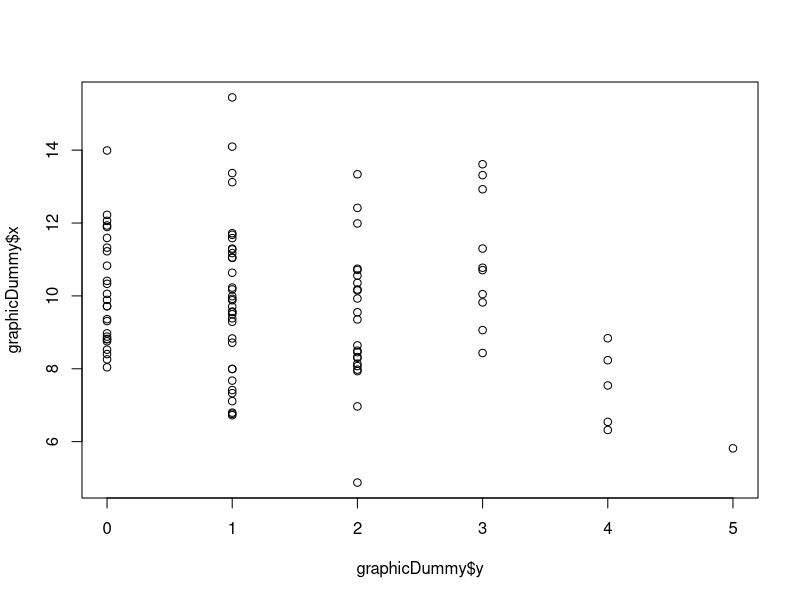
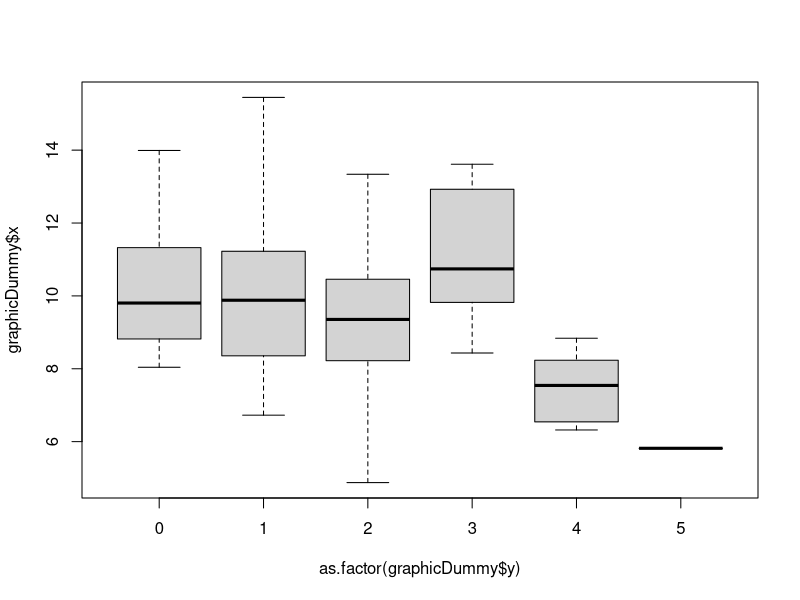
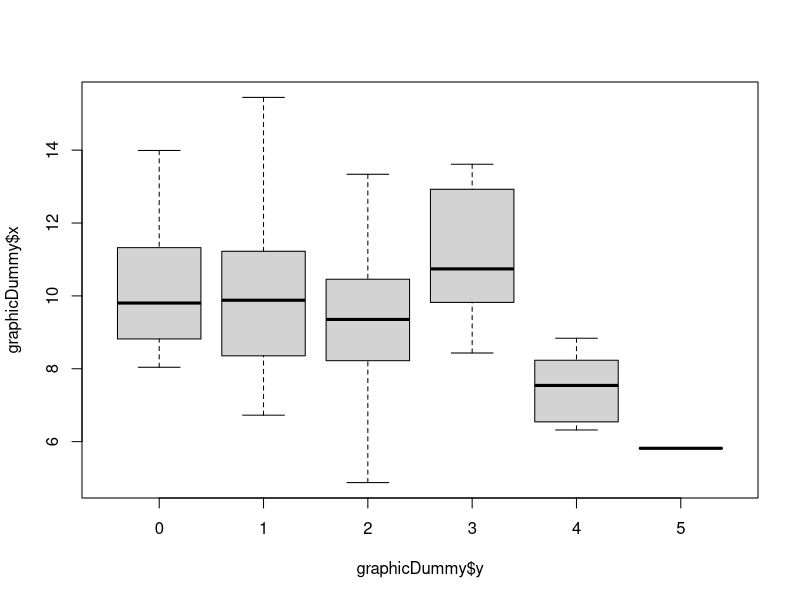
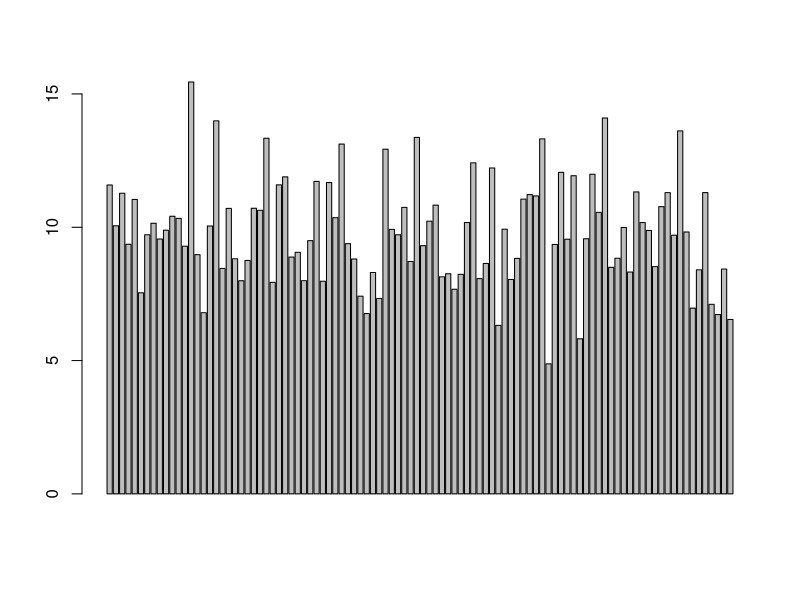
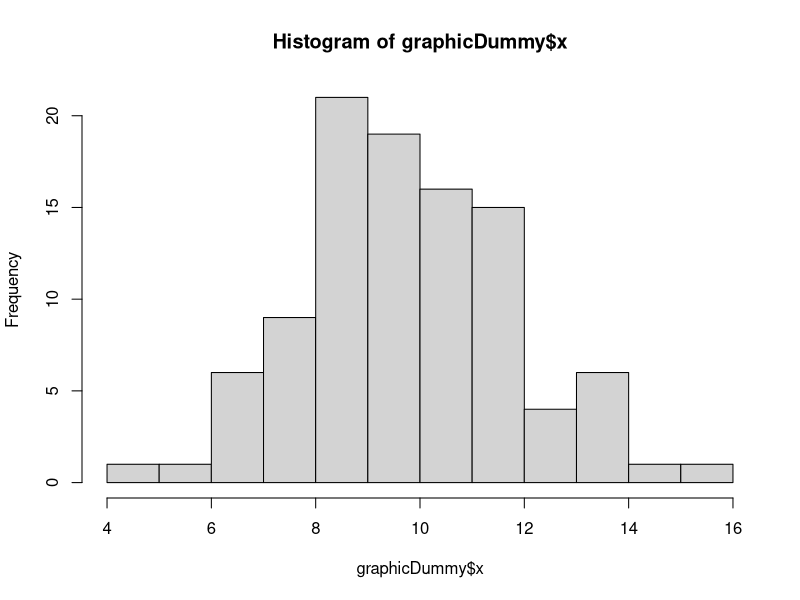
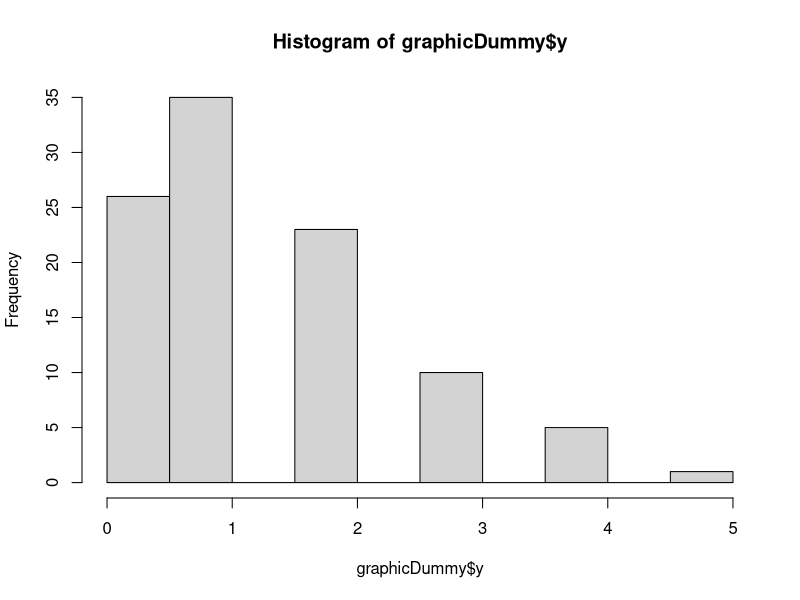
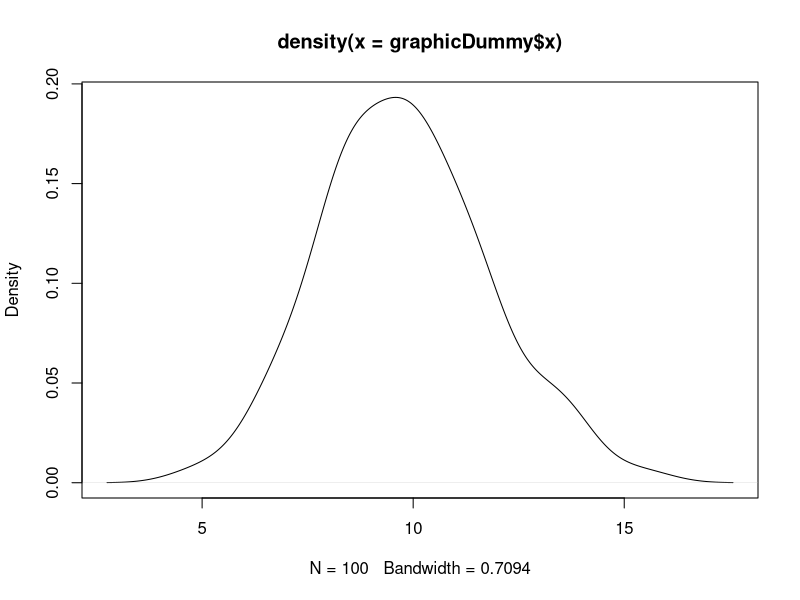
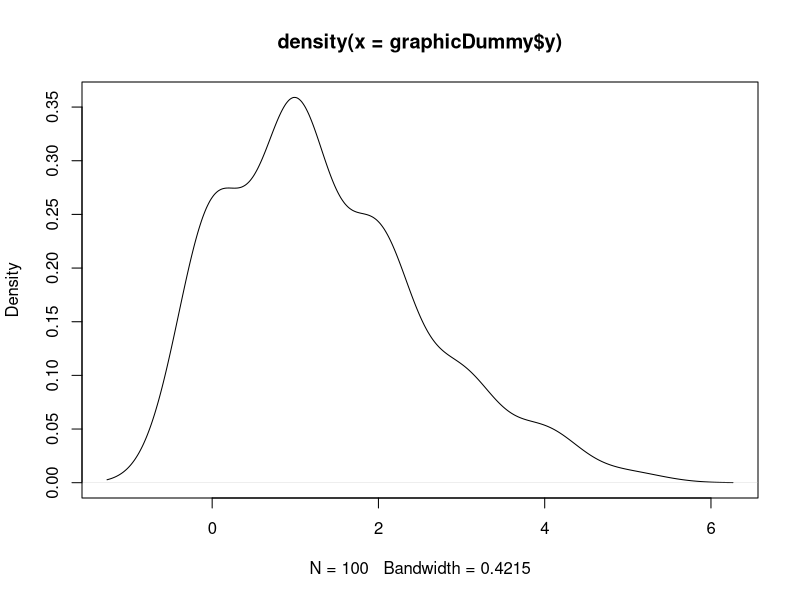

Here is the R script that generated these plots, in order:
## ---- chunk 1
library('ggplot2')
## ---- chunk 2
graphicDummy <- data.frame(x = rnorm(100, 10, 2), y = rpois(100, 1.2))
plot(graphicDummy$x~graphicDummy$y)
plot(graphicDummy$x~as.factor(graphicDummy$y))
boxplot(graphicDummy$x~graphicDummy$y)
barplot(graphicDummy$x)
hist(graphicDummy$x)
hist(graphicDummy$y)
plot(density(graphicDummy$x))
plot(density(graphicDummy$y))
## ---- chunk 3
plotTable <- data.frame(time = 1:10,
                        depVal = c((1:10)*2)+2,
                        typeDep = rep(c('first', 'second'), times = 5))
basePlot <- ggplot(plotTable, aes(x = time, y = depVal)) +
  geom_point(aes(colour = typeDep, alpha = 0.8, shape = typeDep, size = 3.5),
             show.legend = FALSE)
basePlot
## ---- chunk 4
basePlot +
  labs(title = 'Basic dot plot', x = 'Time', y = 'Dependent variable') +
  theme(axis.title.x = element_text(size = rel(0.7), colour = 'red'),
        axis.title.y = element_text(size = rel(1.1)), 
        plot.background = element_rect(fill = 'yellow'),
        panel.background = element_rect(fill = 'pink'),
        panel.grid = element_blank())
  
## ---- chunk 5
basePlot +
  labs(title = 'Basic dot plot', x = 'Time', y = 'Dependent variable') +
  theme_bw() +
  theme(panel.grid = element_blank())
